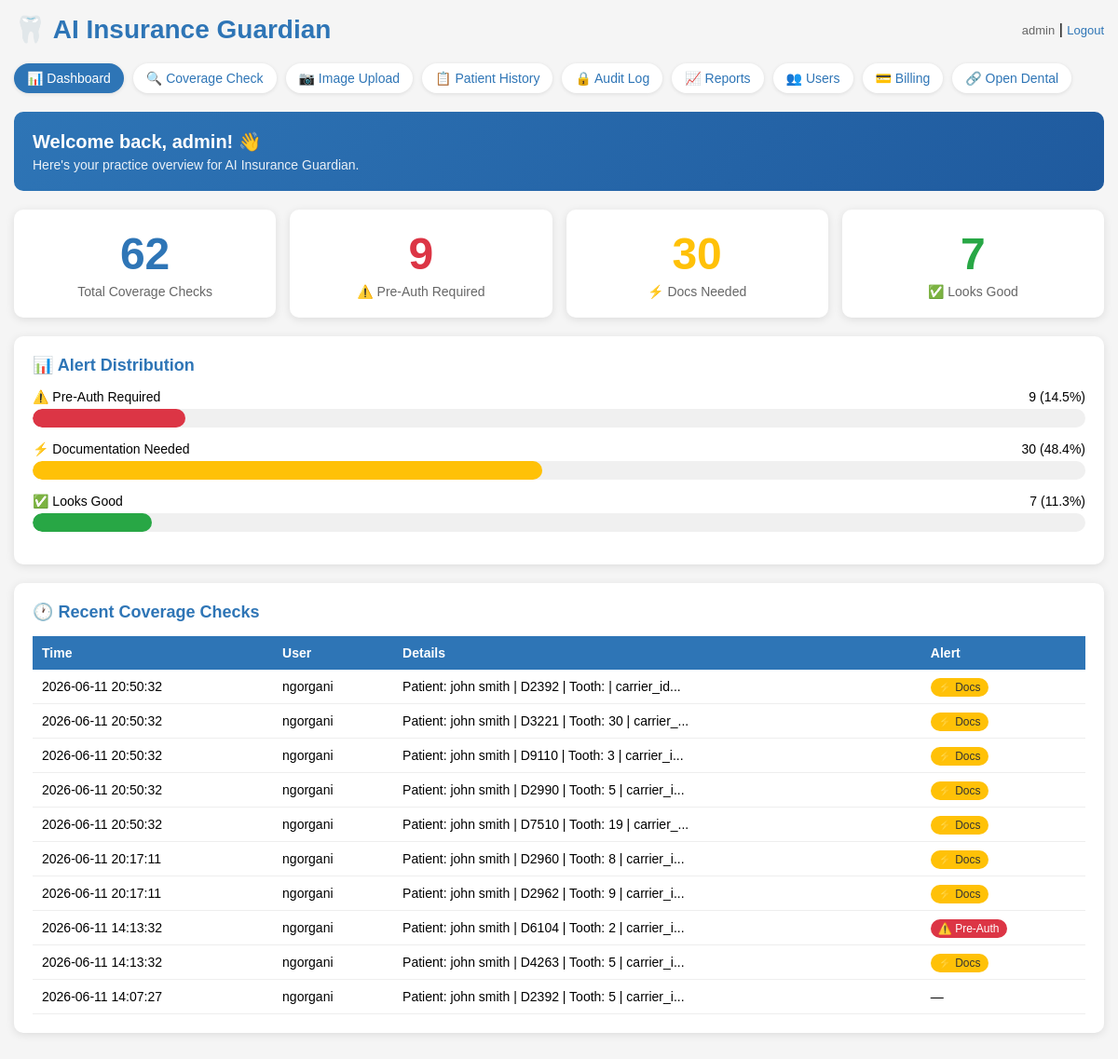
The page /dashboard (signed in) on the database as committed earlier.
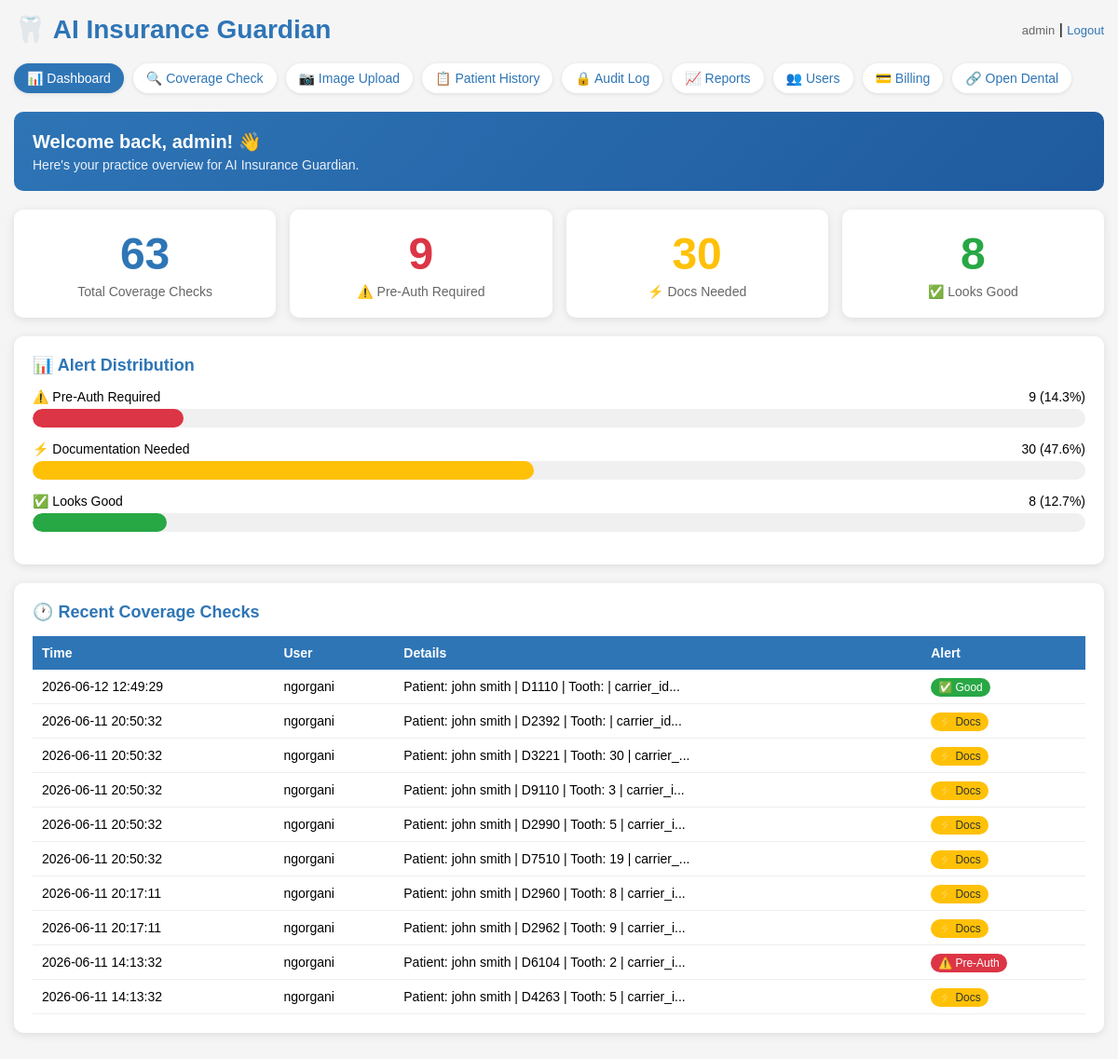
The same page on the database as committed later.
### tables this page shows
CREATE TABLE audit_log (id INTEGER PRIMARY KEY, username TEXT, action TEXT, details TEXT, timestamp TEXT);

### app.py (the view)
@app.route("/dashboard")
@login_required
def dashboard():
    conn = get_db()
    cursor = conn.cursor()
    cursor.execute("SELECT COUNT(*) FROM audit_log WHERE action = 'COVERAGE_CHECK'")
    total_checks = cursor.fetchone()[0]
    cursor.execute("SELECT COUNT(*) FROM audit_log WHERE action = 'COVERAGE_CHECK' AND details LIKE '%Alert: red%'")
    total_red = cursor.fetchone()[0]
    cursor.execute("SELECT COUNT(*) FROM audit_log WHERE action = 'COVERAGE_CHECK' AND details LIKE '%Alert: yellow%'")
    total_yellow = cursor.fetchone()[0]
    cursor.execute("SELECT COUNT(*) FROM audit_log WHERE action = 'COVERAGE_CHECK' AND details LIKE '%Alert: green%'")
    total_green = cursor.fetchone()[0]
    cursor.execute("SELECT * FROM audit_log WHERE action = 'COVERAGE_CHECK' ORDER BY timestamp DESC LIMIT 10")
    recent_checks = cursor.fetchall()
    conn.close()
    return render_template("dashboard.html", total_checks=total_checks, total_red=total_red,
        total_yellow=total_yellow, total_green=total_green, recent_checks=recent_checks)

### app.py (called while the page is built)
def get_db():
    conn = sqlite3.connect("insurance_guardian.db")
    conn.row_factory = sqlite3.Row
    return conn

@login_manager.user_loader
def load_user(user_id):
    conn = get_db()
    cursor = conn.cursor()
    cursor.execute("SELECT id, username, role, pod, year_level, full_name FROM users WHERE id = ?", (user_id,))
    row = cursor.fetchone()
    conn.close()
    if row:
        return User(row[0], row[1], row[2], row[3], row[4], row[5])
    return None

### templates/dashboard.html (shortened to what the changed rows need)
<!DOCTYPE html>
<html>
<head>
</head>
<body>
    <div class="header">
        <h1>🦷 AI Insurance Guardian</h1>
    </div>
    <div class="welcome-box">
        <h2>Welcome back, {{ current_user.username }}! 👋</h2>
    </div>
    <div class="stats-grid">
        <div class="stat-card stat-total">
            <div class="stat-number">{{ total_checks }}</div>
            <div class="stat-label">Total Coverage Checks</div>
        </div>
        <div class="stat-card stat-green">
            <div class="stat-number">{{ total_green }}</div>
            <div class="stat-label">✅ Looks Good</div>
        </div>
    </div>
    {% if total_checks > 0 %}
    <div class="section-box">
        <h2>📊 Alert Distribution</h2>
        <div class="progress-bar-container">
            <div class="progress-label">
                <span>⚠️ Pre-Auth Required</span>
                <span>{{ total_red }} ({{ ((total_red / total_checks) * 100)|round(1) }}%)</span>
            </div>
            <div class="progress-bar">
                <div class="progress-fill-red" style="width: {{ ((total_red / total_checks) * 100)|round(1) }}%"></div>
            </div>
        </div>
        <div class="progress-bar-container">
            <div class="progress-label">
                <span>⚡ Documentation Needed</span>
                <span>{{ total_yellow }} ({{ ((total_yellow / total_checks) * 100)|round(1) }}%)</span>
            </div>
            <div class="progress-bar">
                <div class="progress-fill-yellow" style="width: {{ ((total_yellow / total_checks) * 100)|round(1) }}%"></div>
            </div>
        </div>
        <div class="progress-bar-container">
            <div class="progress-label">
                <span>✅ Looks Good</span>
                <span>{{ total_green }} ({{ ((total_green / total_checks) * 100)|round(1) }}%)</span>
            </div>
            <div class="progress-bar">
                <div class="progress-fill-green" style="width: {{ ((total_green / total_checks) * 100)|round(1) }}%"></div>
            </div>
        </div>
    </div>
    {% endif %}
    <div class="section-box">
        <h2>🕐 Recent Coverage Checks</h2>
        {% if recent_checks %}
        <table class="recent-table">
            <tr>
                <th>Time</th>
                <th>User</th>
                <th>Details</th>
                <th>Alert</th>
            </tr>
            {% for record in recent_checks %}
            <tr>
                <td>{{ record[4] }}</td>
                <td>{{ record[1] }}</td>
                <td>{{ record[3][:50] }}...</td>
                <td>
                    {% if 'Alert: red' in record[3] %}
                    <span class="badge-red">⚠️ Pre-Auth</span>
                    {% elif 'Alert: yellow' in record[3] %}
                    <span class="badge-yellow">⚡ Docs</span>
                    {% elif 'Alert: green' in record[3] %}
                    <span class="badge-green">✅ Good</span>
                    {% else %}
                    —
                    {% endif %}
                </td>
            </tr>
            {% endfor %}
        </table>
        {% else %}
        <p style="color:#666; text-align:center; padding:20px;">No coverage checks yet. Start by checking a patient's coverage!</p>
        {% endif %}
    </div>
</body>
</html>

Rows that differ between the two databases and show on the page:
no longer on this page (row unchanged): audit_log: timestamp "2026-06-11 14:07:27", username "ngorgani", details "Patient: john smith | D2392 | Tooth: 5 | carrier_i"
added audit_log: timestamp "2026-06-12 12:49:29", username "ngorgani", details "Patient: john smith | D1110 | Tooth: | carrier_id", shows "✅ Good"
Other text that changed with them:
{{ total_checks }}: "62" → "63"
{{ total_green }}: "7" → "8"
{{ ((total_red / total_checks) * 100)|round(1) }}: "14.5" → "14.3"
{{ ((total_red / total_checks) * 100)|round(1) }}: 14.5 → 14.3 (drawn)
{{ ((total_yellow / total_checks) * 100)|round(1) }}: "48.4" → "47.6"
{{ ((total_yellow / total_checks) * 100)|round(1) }}: 48.4 → 47.6 (drawn)
{{ ((total_green / total_checks) * 100)|round(1) }}: "11.3" → "12.7"
{{ ((total_green / total_checks) * 100)|round(1) }}: 11.3 → 12.7 (drawn)
